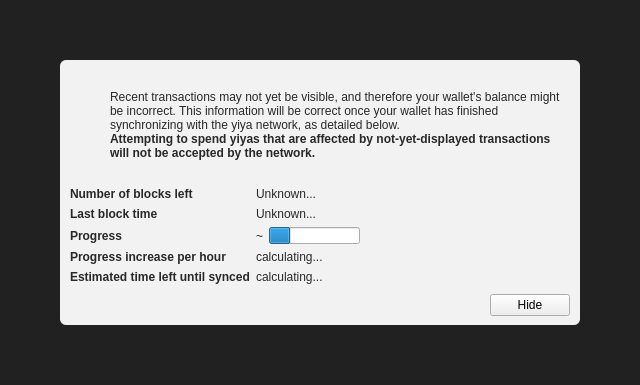
<?xml version="1.0" encoding="UTF-8"?>
<ui version="4.0">
 <class>ModalOverlay</class>
 <widget class="ModalOverlay" name="ModalOverlay">
  <property name="geometry">
   <rect>
    <x>0</x>
    <y>0</y>
    <width>640</width>
    <height>385</height>
   </rect>
  </property>
  <property name="windowTitle">
   <string>Form</string>
  </property>
  <layout class="QVBoxLayout" name="verticalLayout" stretch="0">
   <property name="sizeConstraint">
    <enum>QLayout::SetDefaultConstraint</enum>
   </property>
   <property name="leftMargin">
    <number>0</number>
   </property>
   <property name="topMargin">
    <number>0</number>
   </property>
   <property name="rightMargin">
    <number>0</number>
   </property>
   <property name="bottomMargin">
    <number>0</number>
   </property>
   <item>
    <widget class="QWidget" name="bgWidget" native="true">
     <property name="styleSheet">
      <string notr="true">#bgWidget { background: rgba(0,0,0,220); }</string>
     </property>
     <layout class="QVBoxLayout" name="verticalLayoutMain" stretch="1">
      <property name="leftMargin">
       <number>60</number>
      </property>
      <property name="topMargin">
       <number>60</number>
      </property>
      <property name="rightMargin">
       <number>60</number>
      </property>
      <property name="bottomMargin">
       <number>60</number>
      </property>
      <item>
       <widget class="QWidget" name="contentWidget" native="true">
        <property name="styleSheet">
         <string notr="true">#contentWidget { background: rgba(255,255,255,240); border-radius: 6px; }

QLabel { color: rgb(40,40,40);  }</string>
        </property>
        <layout class="QVBoxLayout" name="verticalLayoutSub" stretch="1,0,0,0">
         <property name="spacing">
          <number>0</number>
         </property>
         <property name="leftMargin">
          <number>10</number>
         </property>
         <property name="topMargin">
          <number>10</number>
         </property>
         <property name="rightMargin">
          <number>10</number>
         </property>
         <property name="bottomMargin">
          <number>10</number>
         </property>
         <item>
          <layout class="QHBoxLayout" name="horizontalLayoutIconText" stretch="0,1">
           <property name="topMargin">
            <number>20</number>
           </property>
           <item>
            <layout class="QVBoxLayout" name="verticalLayoutIcon">
             <property name="leftMargin">
              <number>0</number>
             </property>
             <item>
              <widget class="QPushButton" name="warningIcon">
               <property name="enabled">
                <bool>false</bool>
               </property>
               <property name="text">
                <string/>
               </property>
               <property name="icon">
                <iconset>
                 <normaloff>:/icons/warning</normaloff>
                 <disabledoff>:/icons/warning</disabledoff>:/icons/warning</iconset>
               </property>
               <property name="iconSize">
                <size>
                 <width>48</width>
                 <height>48</height>
                </size>
               </property>
               <property name="flat">
                <bool>true</bool>
               </property>
              </widget>
             </item>
             <item>
              <spacer name="verticalSpacerWarningIcon">
               <property name="orientation">
                <enum>Qt::Vertical</enum>
               </property>
               <property name="sizeHint" stdset="0">
                <size>
                 <width>20</width>
                 <height>40</height>
                </size>
               </property>
              </spacer>
             </item>
            </layout>
           </item>
           <item>
            <layout class="QVBoxLayout" name="verticalLayoutInfoText">
             <property name="leftMargin">
              <number>0</number>
             </property>
             <property name="topMargin">
              <number>0</number>
             </property>
             <item>
              <widget class="QLabel" name="infoText">
               <property name="text">
                <string>Recent transactions may not yet be visible, and therefore your wallet's balance might be incorrect. This information will be correct once your wallet has finished synchronizing with the yiya network, as detailed below.</string>
               </property>
               <property name="textFormat">
                <enum>Qt::RichText</enum>
               </property>
               <property name="wordWrap">
                <bool>true</bool>
               </property>
              </widget>
             </item>
             <item>
              <widget class="QLabel" name="infoTextStrong">
               <property name="font">
                <font>
                 <weight>75</weight>
                 <bold>true</bold>
                </font>
               </property>
               <property name="text">
                <string>Attempting to spend yiyas that are affected by not-yet-displayed transactions will not be accepted by the network.</string>
               </property>
               <property name="textFormat">
                <enum>Qt::RichText</enum>
               </property>
               <property name="wordWrap">
                <bool>true</bool>
               </property>
              </widget>
             </item>
             <item>
              <spacer name="verticalSpacerInTextSpace">
               <property name="orientation">
                <enum>Qt::Vertical</enum>
               </property>
               <property name="sizeHint" stdset="0">
                <size>
                 <width>20</width>
                 <height>40</height>
                </size>
               </property>
              </spacer>
             </item>
            </layout>
           </item>
          </layout>
         </item>
         <item>
          <spacer name="verticalSpacerAfterText">
           <property name="orientation">
            <enum>Qt::Vertical</enum>
           </property>
           <property name="sizeHint" stdset="0">
            <size>
             <width>20</width>
             <height>40</height>
            </size>
           </property>
          </spacer>
         </item>
         <item>
          <layout class="QFormLayout" name="formLayout">
           <property name="fieldGrowthPolicy">
            <enum>QFormLayout::FieldsStayAtSizeHint</enum>
           </property>
           <property name="horizontalSpacing">
            <number>6</number>
           </property>
           <property name="verticalSpacing">
            <number>6</number>
           </property>
           <property name="topMargin">
            <number>10</number>
           </property>
           <item row="0" column="0">
            <widget class="QLabel" name="labelNumberOfBlocksLeft">
             <property name="font">
              <font>
               <weight>75</weight>
               <bold>true</bold>
              </font>
             </property>
             <property name="text">
              <string>Number of blocks left</string>
             </property>
            </widget>
           </item>
           <item row="0" column="1">
            <widget class="QLabel" name="numberOfBlocksLeft">
             <property name="text">
              <string>Unknown...</string>
             </property>
            </widget>
           </item>
           <item row="1" column="0">
            <widget class="QLabel" name="labelLastBlockTime">
             <property name="font">
              <font>
               <weight>75</weight>
               <bold>true</bold>
              </font>
             </property>
             <property name="text">
              <string>Last block time</string>
             </property>
            </widget>
           </item>
           <item row="1" column="1">
            <widget class="QLabel" name="newestBlockDate">
             <property name="sizePolicy">
              <sizepolicy hsizetype="Maximum" vsizetype="Preferred">
               <horstretch>0</horstretch>
               <verstretch>0</verstretch>
              </sizepolicy>
             </property>
             <property name="text">
              <string>Unknown...</string>
             </property>
            </widget>
           </item>
           <item row="2" column="0">
            <widget class="QLabel" name="labelSyncDone">
             <property name="font">
              <font>
               <weight>75</weight>
               <bold>true</bold>
              </font>
             </property>
             <property name="text">
              <string>Progress</string>
             </property>
            </widget>
           </item>
           <item row="2" column="1">
            <layout class="QHBoxLayout" name="horizontalLayoutSync" stretch="0,1">
             <item>
              <widget class="QLabel" name="percentageProgress">
               <property name="text">
                <string notr="true">~</string>
               </property>
              </widget>
             </item>
             <item>
              <widget class="QProgressBar" name="progressBar">
               <property name="value">
                <number>24</number>
               </property>
               <property name="format">
                <string/>
               </property>
              </widget>
             </item>
            </layout>
           </item>
           <item row="4" column="0">
            <widget class="QLabel" name="labelProgressIncrease">
             <property name="font">
              <font>
               <weight>75</weight>
               <bold>true</bold>
              </font>
             </property>
             <property name="text">
              <string>Progress increase per hour</string>
             </property>
            </widget>
           </item>
           <item row="4" column="1">
            <widget class="QLabel" name="progressIncreasePerH">
             <property name="text">
              <string>calculating...</string>
             </property>
            </widget>
           </item>
           <item row="5" column="0">
            <widget class="QLabel" name="labelEstimatedTimeLeft">
             <property name="font">
              <font>
               <weight>75</weight>
               <bold>true</bold>
              </font>
             </property>
             <property name="text">
              <string>Estimated time left until synced</string>
             </property>
            </widget>
           </item>
           <item row="5" column="1">
            <widget class="QLabel" name="expectedTimeLeft">
             <property name="text">
              <string>calculating...</string>
             </property>
            </widget>
           </item>
          </layout>
         </item>
         <item>
          <layout class="QHBoxLayout" name="horizontalLayoutButtons">
           <property name="leftMargin">
            <number>10</number>
           </property>
           <property name="topMargin">
            <number>10</number>
           </property>
           <item>
            <spacer name="horizontalSpacer">
             <property name="orientation">
              <enum>Qt::Horizontal</enum>
             </property>
             <property name="sizeHint" stdset="0">
              <size>
               <width>40</width>
               <height>20</height>
              </size>
             </property>
            </spacer>
           </item>
           <item>
            <widget class="QPushButton" name="closeButton">
             <property name="text">
              <string>Hide</string>
             </property>
            </widget>
           </item>
          </layout>
         </item>
        </layout>
       </widget>
      </item>
     </layout>
    </widget>
   </item>
  </layout>
 </widget>
 <customwidgets>
  <customwidget>
   <class>ModalOverlay</class>
   <extends>QWidget</extends>
   <header>modaloverlay.h</header>
   <container>1</container>
  </customwidget>
 </customwidgets>
 <resources/>
 <connections/>
</ui>
